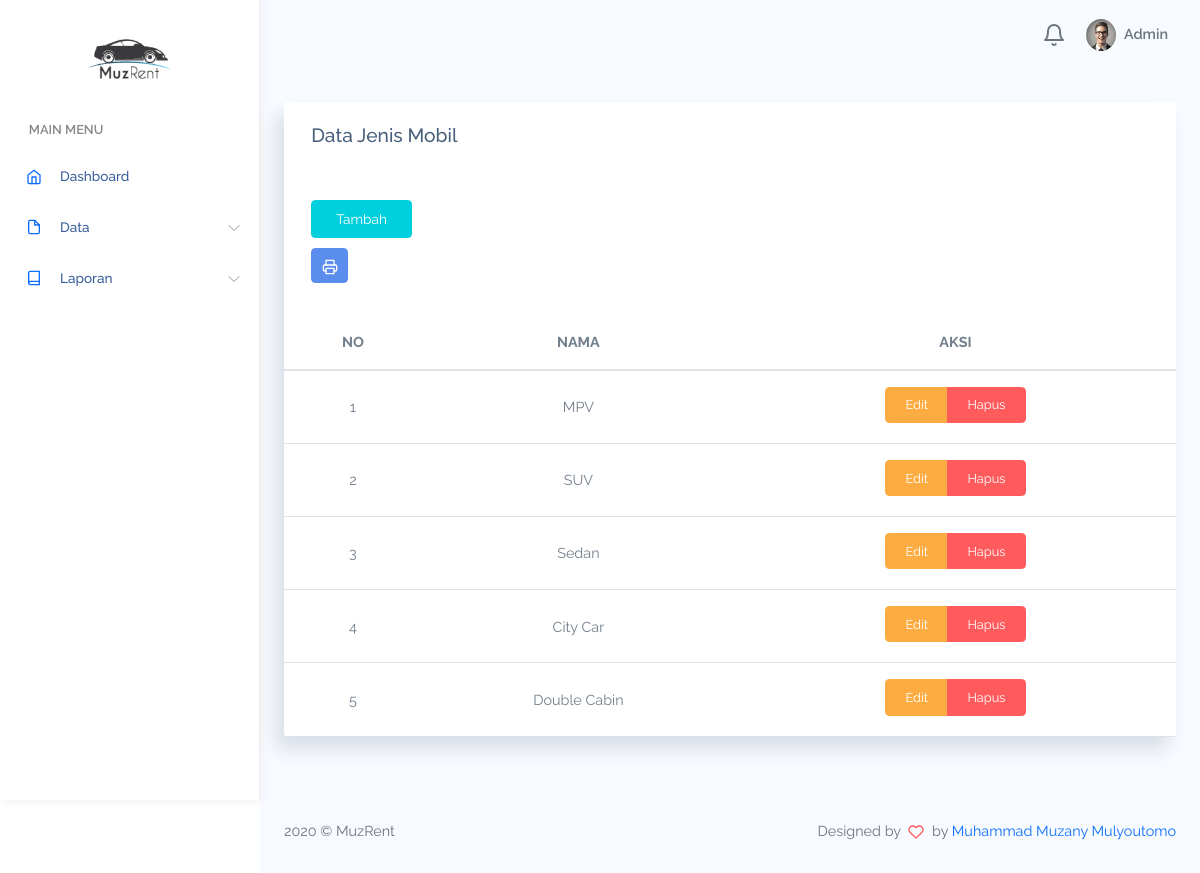
/admin/index.php?page=daftar-jenis (signed in), run on the app's committed database.
### tables this page shows
CREATE TABLE `jenis` (
  `id_jenis` int(4) NOT NULL,
  `nama` varchar(30) NOT NULL
);

### admin/page/daftar-jenis.php (the view, shortened to what this page needs)
<div class="row" id="table-hover-row">
  <div class="col-12">
    <div class="card">
      <div class="card-header">
        <h4 class="card-title">Data Jenis Mobil</h4>
      </div>
      <div class="card-content">
        <div class="card-body">
            <div class="buttons">
                <a href="?page=tambah-jenis" class="btn btn-info">Tambah</a>
            </div>
            <div class="buttons">
                <a onClick="window.print();return false" class="btn icon btn-primary"><i data-feather="printer"></i></a>
            </div>
        </div>
        <div class="table-responsive">
          <table class="table table-hover mb-0">
            <thead>
              <tr>
                <th>NO</th>
                <th>NAMA</th>
                <th>AKSI</th>
              </tr>
            </thead>
            <tbody>
                <?php $no = 1; ?>
            	  <?php $query=$connection->query("SELECT * FROM jenis"); ?>
              	<?php while($row=$query->fetch_assoc()) { ?>
              <tr>
                <td class="text-bold-500"><?=$no++?></td>
                <td><?php echo $row["nama"]; ?></td>
                <td>
                      <div class="btn-group mb-1 btn-group-sm" role="group" aria-label="Basic example">
                            <a href="?page=tambah-jenis&action=update&key=<?=$row['id_jenis']?>" class="btn btn-warning btn-xs">Edit</a>
                            <a href="?page=daftar-jenis&action=delete&key=<?=$row['id_jenis']?>" class="btn btn-danger btn-xs">Hapus</a>
                      </div>
                </td>
              </tr>
              <?php }  ?>
        </div>
        </div>
      </div>
    </div>
  </div>
</div>

### admin/assets/css/app.css (style rules this page uses)
* { font-family: "Raleway"; }
a { text-decoration: none; outline: 0; }
svg.feather, i { font-size: 14px; height: 1rem; }
.btn i, .btn svg { width: 16px; height: 16px; }
.btn.icon { padding: 0.4rem 0.6rem; }
.btn.icon svg { width: 16px; height: 16px; }
.btn.btn-primary { color: #fff; }
.btn.btn-danger { color: #fff; }
.btn.btn-warning { color: #fff; }
.btn.btn-info { color: #fff; }
.btn-group > .btn { border-radius: 0.267rem; }
.buttons .btn { margin: 0 10px 10px 0; }
.card { box-shadow: -8px 12px 18px 0 rgba(25, 42, 70, 0.13); margin-bottom: 2.2rem; }
.card .card-header { border: none; }
.card .card-header h4 { font-size: 1.2rem; }
.card .card-content { position: relative; }
.card .card-title { font-size: 1.2rem; }
.card .card-body { padding: 1.4rem 1.7rem; }
.table td, .dataTable-table td, .table thead th, .dataTable-table thead th { vertical-align: middle; }
.table thead th, .dataTable-table thead th { border-bottom: 2px solid #475F7B; }

### data on the page
jenis: nama "MPV"
jenis: nama "SUV"
jenis: nama "Sedan"
jenis: nama "City Car"
jenis: nama "Double Cabin"

### other printed values
$_SESSION["admin"]["username"] "Admin"
